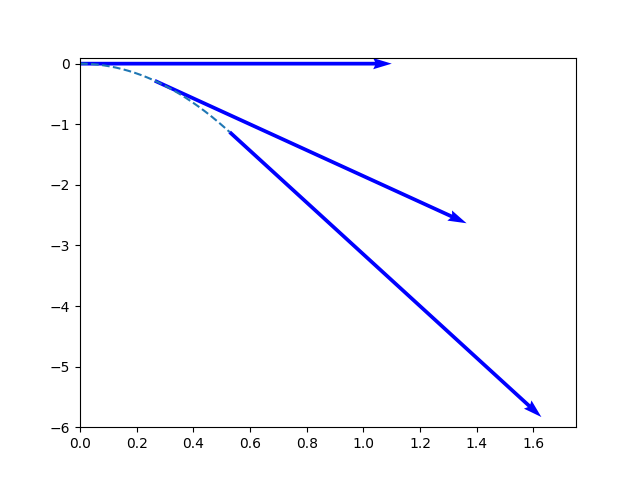

Recreate this plot in Python.
import numpy as np
import matplotlib.pyplot as plt

g = 9.80
v_0x = 1.10
t = [0, 0.480]

x = lambda t: v_0x * t
y = lambda t: -0.5 * g * t ** 2

vx = lambda t: v_0x + t * 0
vy = lambda t: -g * t

ts = np.linspace(t[0], t[1], 1000)
tp = np.linspace(t[0], t[1], 3)

vvec = np.array([[x(i), y(i), vx(i), vy(i)] for i in tp])
vx1, vy1, vx2, vy2 = zip(*vvec)

plt.figure()
axis = plt.gca()

axis.quiver(vx1, vy1, vx2, vy2, angles='xy', scale_units='xy', scale=1, color='b')

axis.set_xlim([0, 1.75])
axis.set_ylim([-6, 0.1])

plt.draw()
plt.plot(x(ts), y(ts), linestyle='--')

plt.savefig('3_09')
plt.show()

